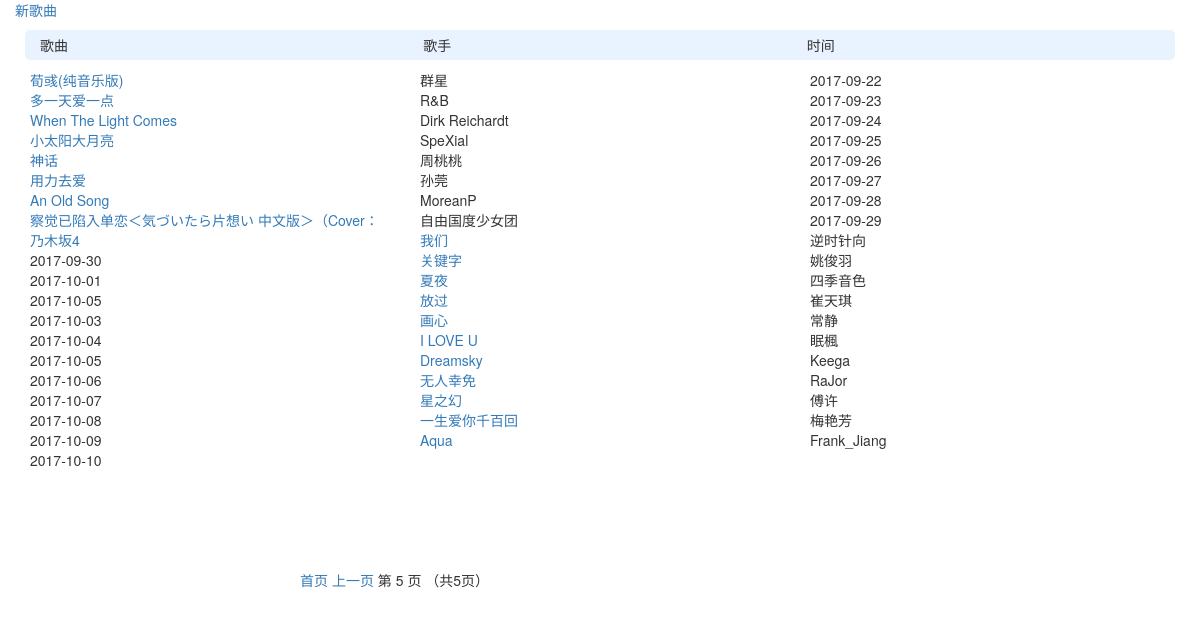
Before: /list/index/?page=5 with the older database file.
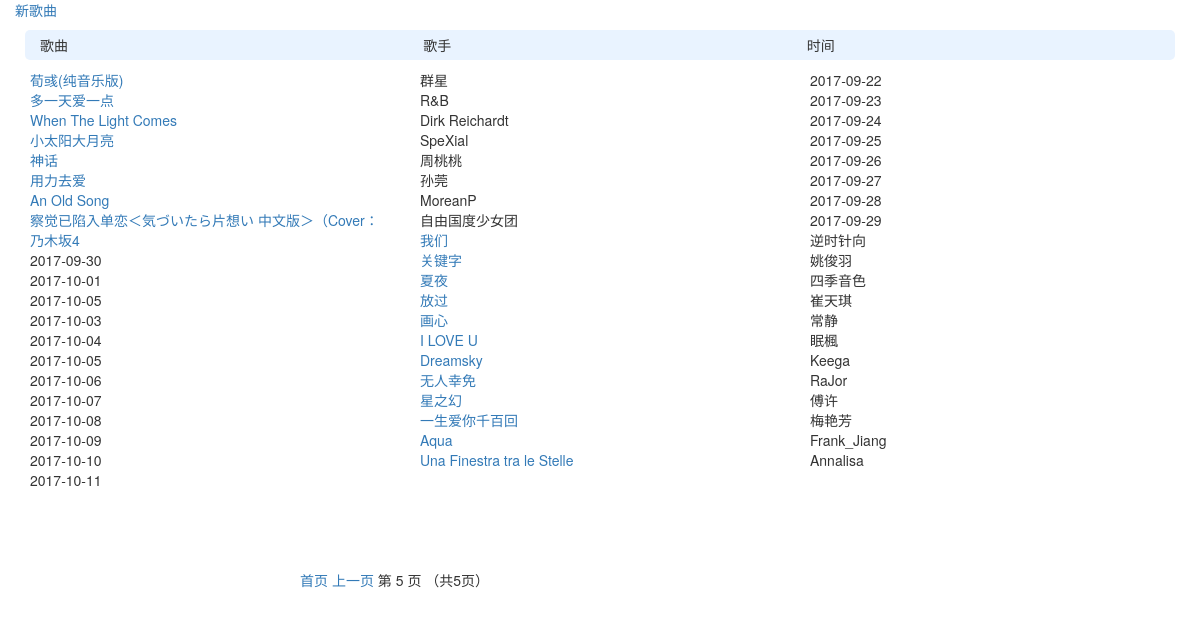
After: the same page with the newer database file.
### list/models.py (models this page shows)
class Article(models.Model):
    song_name = models.CharField('歌名', max_length=32, null=False)
    singer = models.CharField('歌手', max_length=32, null=True)
    createTime = models.DateTimeField('添加时间', auto_now=True)

### list/views.py (the view)
def index(request):
    articles_list = models.Article.objects.all()
    paginator = Paginator(articles_list, 25)# Show 25 contacts per page
    pages = paginator.count
    page = request.GET.get('page')
    try:
        articles = paginator.page(page)
    except PageNotAnInteger:
        articles = paginator.page(1)
    except EmptyPage:
        articles = paginator.page(paginator.num_pages)
    return render(request, 'list/index.html', {'articles': articles})

### list/templates/list/index.html (shortened to what this page needs)
<!DOCTYPE html>
<html lang="en">
<head>
    <link rel="stylesheet" href="https://maxcdn.bootstrapcdn.com/bootstrap/3.3.4/css/bootstrap.min.css">
    <link rel="stylesheet" href="https://maxcdn.bootstrapcdn.com/bootstrap/3.3.4/css/bootstrap-theme.min.css">
</head>
<body>
    <div  class="col-md-12" style="height: 550px;">
        <a href="{% url 'list:edit_page' 0 %}">新歌曲</a>  <br/>
        <div class="title">
            <span class="col-md-4 inline">歌曲</span>
            <span class="col-md-4 inline">歌手</span>
            <span class="col-md-4 inline">时间</span>
        </div>
    {% for article in articles %}
        <div>
            <a class="col-md-4 inline" href="{% url 'list:article_page' article.id %}">{{article.song_name }}</a>
            <span class="col-md-4 inline">{{article.singer }}</span>
            <span class="col-md-4 inline">{{article.createTime|date:"Y-m-d" }}</span>
        </div>
    {% endfor %}
    </div>
    <div class="pagination" style="position:relative; left:300px;">
            <span class="step-links">
                {% if articles.has_previous %}
                    <a href="?page=1">首页</a>
                    <a href="?page={{ articles.previous_page_number }}">上一页</a>
                {% endif %}
                <span class="current">
                    第 {{ articles.number }} 页 （共{{ articles.paginator.num_pages }}页）
                </span>
            </span>
        </div>
</body>
</html>

### list/templates/list/index.html (style rules this page uses)
body { font-family: "Helvetica Neue", Helvetica, Arial, sans-serif, '微软雅黑'; }
a { text-decoration: none; }
.inline { display: inline-block; }
.title { background-color: #e9f3ff; height: 30px; line-height: 30px; border-radius: 5px; margin: 10px; }

Changed rows visible on the page:
added Article: song_name "Una Finestra tra le Stelle", singer "Annalisa", createTime "2017-10-11"
